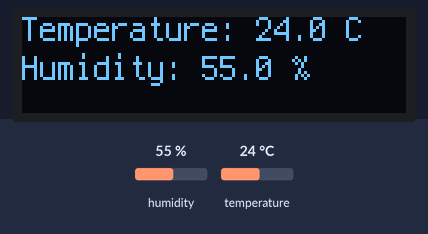
Recording of a program running on a simulated Raspberry Pi Pico running CircuitPython. Shown: 128×32 one-colour display. The inputs (shaded band) are chosen by the test bench; at power-on: humidity 55 %, temperature 24 °C.

Above: at 1.2 s.
1.3 s: humidity set to 22 %
At 3.0 s:
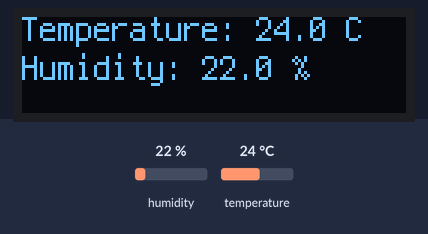
4.0 s: temperature set to 12 °C
At 4.6 s:
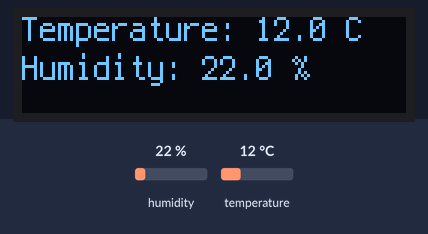
6.7 s: humidity set to 40 %
At 9.0 s:
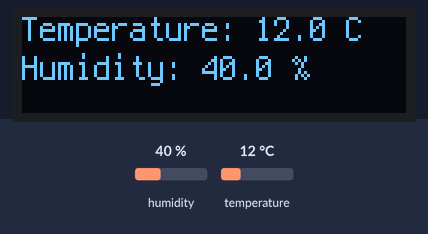
9.5 s: temperature set to 19 °C
At 10.6 s:
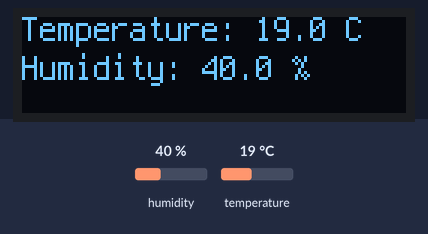
Timing chart, 0 to 12.5 s (numbered marks = the images above; inputs shaded):
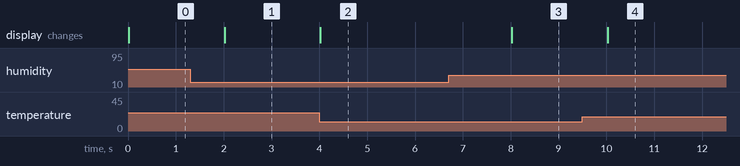

The program:

code_displaytemp.py
```python
import time
import board
import busio
import displayio
import terminalio
from adafruit_display_text import label
import adafruit_displayio_ssd1306
from adafruit_htu21d import HTU21D

displayio.release_displays()

spi = busio.SPI(board.GP2, MOSI=board.GP3)
i2c = busio.I2C(board.GP9, board.GP8)

oled_cs = board.GP11
oled_dc = board.GP13
oled_reset = board.GP12

display_bus = displayio.FourWire(spi, command=oled_dc, chip_select=oled_cs,
                                reset=oled_reset, baudrate=1000000)

WIDTH = 128
HEIGHT = 32

sensor = HTU21D(i2c)
display = adafruit_displayio_ssd1306.SSD1306(display_bus, width=WIDTH, height=HEIGHT)

while True:
    splash = displayio.Group()

    text = "Temperature: {:.1f} C".format(sensor.temperature)
    text_area = label.Label(terminalio.FONT, text=text, color=0xFFFFFF, x=0, y=4)
    splash.append(text_area)
    display.show(splash)

    text = "Humidity: {:.1f} %".format(sensor.relative_humidity)
    text_area = label.Label(terminalio.FONT, text=text, color=0xFFFFFF, x=0, y=17)
    splash.append(text_area)
    display.show(splash)

    time.sleep(2)
```

Measured:
- after the input at 1.3 s, the display: changes after 0.72 s (image 1)
- after the input at 4.0 s, the display: changes at once (image 2)
- after the input at 6.7 s, the display: changes after 1.3 s (image 3)
- after the input at 9.5 s, the display: changes after 0.52 s (image 4)
